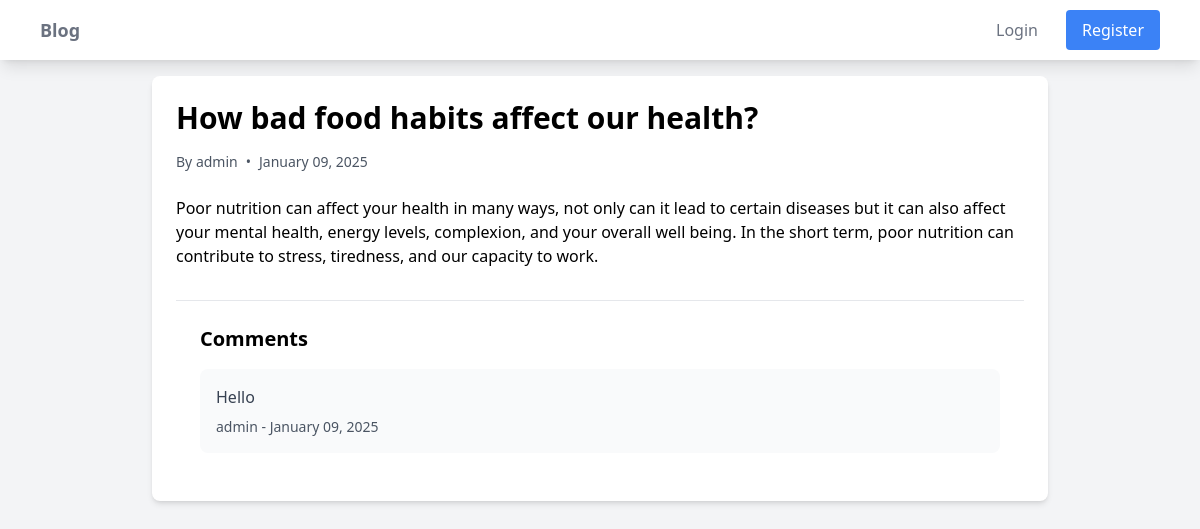
The app's page /post/4/ with its own data.
### blog/models.py (models this page shows, shortened)
class Post(models.Model):
    title = models.CharField(max_length=200)
    content = models.TextField()
    author = models.ForeignKey(User, on_delete=models.CASCADE)
    created_at = models.DateTimeField(auto_now_add=True)
    updated_at = models.DateTimeField(auto_now=True)
    categories = models.ManyToManyField(Category)
    tags = models.CharField(max_length=200)

class Comment(models.Model):
    post = models.ForeignKey(Post, on_delete=models.CASCADE, related_name='comments')
    author = models.ForeignKey(User, on_delete=models.CASCADE)
    content = models.TextField()
    created_at = models.DateTimeField(auto_now_add=True)

### blog/views.py (the view)
# urls.py: path('post/<int:pk>/', views.post_detail, name='post-detail'),
def post_detail(request, pk):
    post = get_object_or_404(Post, pk=pk)
    comments = post.comments.all()
    if request.method == 'POST':
        comment_form = CommentForm(request.POST)
        if comment_form.is_valid():
            comment = comment_form.save(commit=False)
            comment.post = post
            comment.author = request.user
            comment.save()
            return redirect('post-detail', pk=pk)
    else:
        comment_form = CommentForm()
    return render(request, 'blog/post_detail.html', {
        'post': post,
        'comments': comments,
        'comment_form': comment_form
    })

### blog/templates/blog/post_detail.html (shortened to what this page needs)
{% extends 'blog/base.html' %}
{% block content %}
<div class="max-w-4xl mx-auto bg-white rounded-lg shadow-md overflow-hidden">
    <div class="p-6">
        <h1 class="text-3xl font-bold mb-4">{{ post.title }}</h1>
        <div class="flex items-center text-gray-600 text-sm mb-6">
            <span>By {{ post.author }}</span>
            <span class="mx-2">•</span>
            <span>{{ post.created_at|date:"F d, Y" }}</span>
        </div>
        <div class="prose max-w-none">
            {{ post.content|linebreaks }}
        </div>
    <div class="mt-8 p-6 border-t">
        <h3 class="text-xl font-semibold mb-4">Comments</h3>
        <div class="space-y-4">
            {% for comment in comments %}
                <div class="bg-gray-50 p-4 rounded-lg">
                    <p class="text-gray-700">{{ comment.content }}</p>
                    <p class="text-gray-600 text-sm mt-2">
                        {{ comment.author }} - {{ comment.created_at|date:"F d, Y" }}
                    </p>
                </div>
            {% empty %}
                <p class="text-gray-600">No comments yet.</p>
            {% endfor %}
        </div>
    </div>
</div>
{% endblock %}

### records on screen
Post: title "How bad food habits affect our health?", author "admin", created_at "January 09, 2025", content "Poor nutrition can affect your health in many ways, not only can it lead to certain diseases but it can also affect your mental health, energy levels, complexion, and your overall well being. In the short term, poor nutrition can contribute to stress, tiredness, and our capacity to work."
Comment: content "Hello", author "admin", created_at "January 09, 2025"
